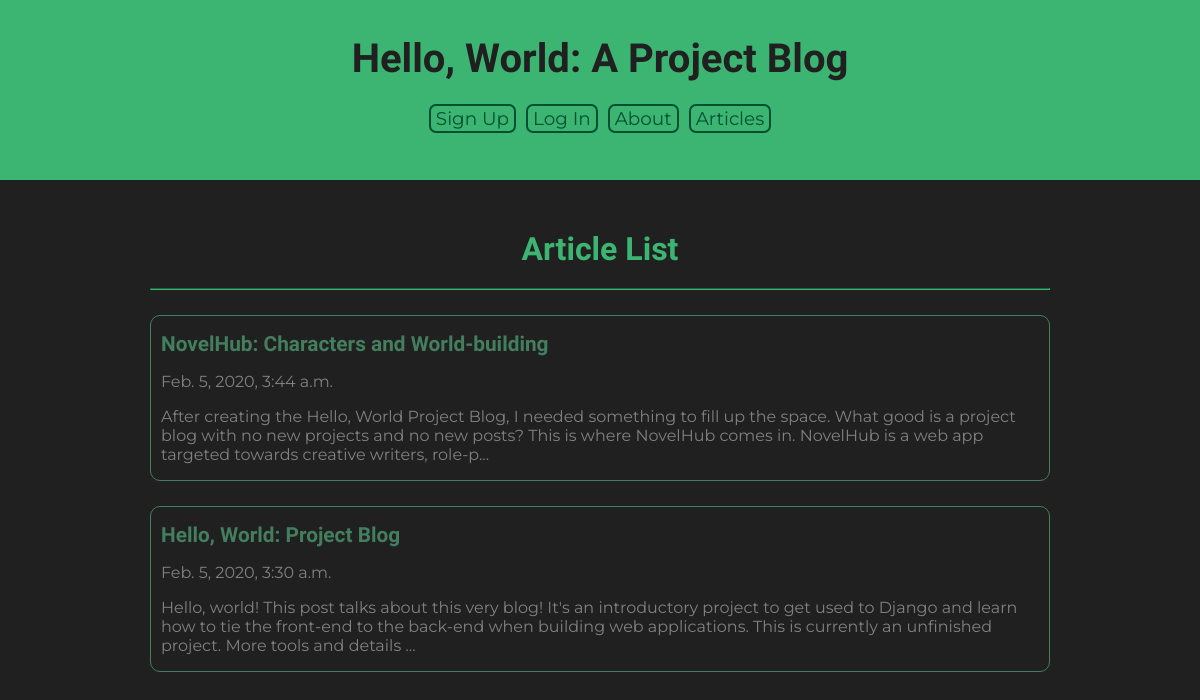
The page /articles/ on the database as committed earlier.
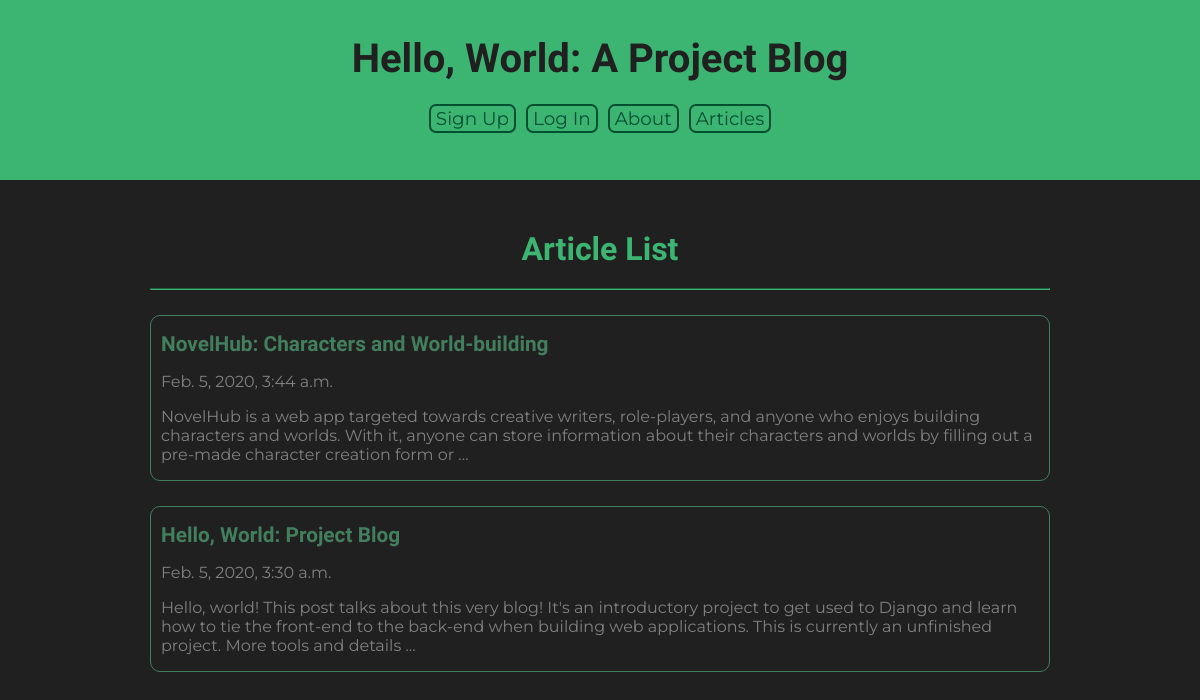
The same page on the database as committed later.
### Articles/models.py (models this page shows, shortened)
class Article(models.Model):
    title = models.CharField(max_length = 50)
    date = models.DateTimeField(auto_now_add = True)
    body = models.TextField()
    slug = models.SlugField()
    picture = models.ImageField(default="defaultPic.png", blank="True")
    def getSnippet(self):
        return self.body[:250] + "..."

### Articles/views.py (the view)
def article_list_view(request):
    articles = Article.objects.all().order_by('date').reverse()
    return render(request, 'articles/article_list.html', {'articles':articles})

### Articles/templates/articles/article_list.html (shortened to what this page needs)
{% extends 'baseTemplate.html' %}
{% load static %}
{% block head %}
  <link rel="stylesheet" href="{% static 'articleListTheme.css' %}">
{% endblock %}
{% block content%}
  <h2>Article List</h2>
  <hr>
  {% for article in articles %}
    <div class="articleBox">
      <p><a href="{% url 'articleDetail' slug=article.slug %}" class="articleLink">{{article.title}}</a></p>
      <p>{{article.date}}</p>
      <p>{{article.getSnippet}}</p>
    </div>
  {% endfor %}
{% endblock %}

Rows that differ between the two databases and show on the page:
changed Article "NovelHub: Characters and World-building": getSnippet "After creating the Hello, World Project Blog, I needed something to fill up the space. What good is a project blog with no new projects and no new posts? This is where NovelHub comes in. NovelHub is a web app targeted towards creative writers, role-p..." → "NovelHub is a web app targeted towards creative writers, role-players, and anyone who enjoys building characters and worlds. With it, anyone can store information about their characters and worlds by filling out a pre-made character creation form or ..."
